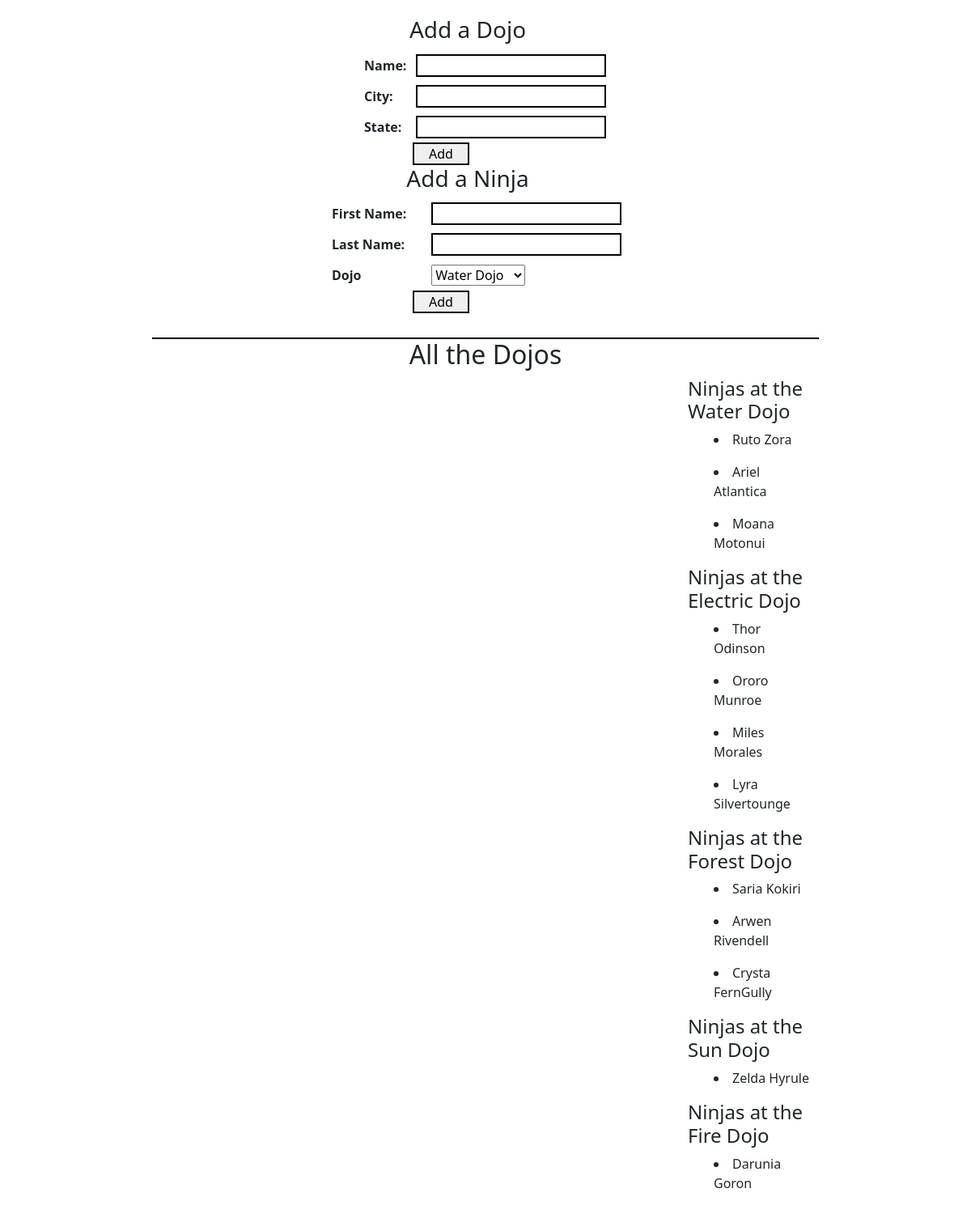
The page / on the database its author committed.
### dojo_ninjas_app/models.py (models this page shows)
class Dojos(models.Model):
    name = models.CharField(max_length=255)
    city = models.CharField(max_length=255)
    state = models.CharField(max_length=2)
    desc = models.TextField(null=True)
    created_at = models.DateTimeField(auto_now_add=True)
    updated_at = models.DateTimeField(auto_now=True)

class Ninjas(models.Model):
    dojo = models.ForeignKey(Dojos, related_name="ninjas", on_delete = models.CASCADE)
    first_name = models.CharField(max_length=255)
    last_name = models.CharField(max_length=255)
    created_at = models.DateTimeField(auto_now_add=True)
    updated_at = models.DateTimeField(auto_now=True)

### dojo_ninjas_app/views.py (the view)
# urls.py: path('', views.index),
def index(request):
    context = {
        "all_dojos": Dojos.objects.all(),
        "all_ninjas": Ninjas.objects.all(),
    }
    return render(request, "index.html", context)

### dojo_ninjas_app/templates/index.html (shortened to what this page needs)
<!DOCTYPE html>
<html lang= "en">
    <head>
        {% load static %}
        <link href="https://cdn.jsdelivr.net/npm/bootstrap@5.0.0-beta1/dist/css/bootstrap.min.css" rel="stylesheet">
        <link rel="stylesheet" href="{% static 'css/style.css' %}">
    </head>
    <div class="container">
        <body>
            <div class="row">
                <div class= "col-sm-4">
                    <form action='/dojos' method='post'>
                        <h3>Add a Dojo</h3>
                        <label class="col-sm-2 col-form-label" for= "name">Name:</label>
                        <input type= 'text' name='name'><br>
                        <label class="col-sm-2 col-form-label" for= "city">City:</label>
                        <input type= 'text' name= 'city'><br>
                        <label class="col-sm-2 col-form-label" for="state">State:</label>
                        <input type= 'text' name= 'state'><br>
                        <input class= "button" type='submit' value='Add'>
                    </form>
                </div>
                <div class= "col-sm-4">
                    <form action='/ninjas' method='post'>
                        <h3>Add a Ninja</h3>
                        <label class="col-sm-3 col-form-label" for="firstname">First Name:</label>
                        <input type= 'text' name='firstname'><br>
                        <label class="col-sm-3 col-form-label" for="lastname">Last Name:</label>
                        <input type='text' name='lastname'><br>
                        <label class="col-sm-3 col-form-label" for="dojo">Dojo</label>
                        <select name="dojo">
                            {% for dojos in all_dojos %}
                            <option value="{{dojos.id}}">{{ dojos.name }}</option>
                            {% endfor %}
                        </select><br>
                        <input class= "button" type='submit' value='Add'>
                    </form>
                </div>
            </div>
            <h2>All the Dojos</h2>
            {% for dojos in all_dojos %}
            <h4>Ninjas at the  {{ dojos.name }}</h4>
            {% for ninjas in all_ninjas %}
                {% if ninjas.dojo.name == dojos.name %}
                <ul>
                    <li>{{ninjas.first_name}} {{ninjas.last_name}}</li>
                </ul>
                {% endif %}
            {% endfor %}
            {% endfor %}
        </body>
    </div>
</html>

### dojo_ninjas_app/static/css/style.css (style rules this page uses)
* { margin: 0; padding: 0; }
.container { max-width: 100%; padding: 20px 200px 20px 200px; }
.row { padding-bottom: 30px; border-bottom: 2px solid black; }
.col-sm-4 { width: 500px; margin-left: 140px; margin-right: 120px; }
.col-sm-4 h3 { text-align: center; }
.col-sm-2 { margin-left: 90px; padding-left: 20px; padding-right: 20px; font-weight: 600; }
.col-sm-3 { margin-left: 70px; font-weight: 600; }
input { border: 2px solid black; }
.button { width: 70px; margin-left: 170px; }
ul { list-style-position: inside; margin-left: 650px ; }
h2 { text-align: center; }
h4 { margin-left: 650px ; }

### rows shown on the page
Dojos: name "Water Dojo"
Ninjas: first_name "Ruto", last_name "Zora"
Ninjas: first_name "Ariel", last_name "Atlantica"
Ninjas: first_name "Moana", last_name "Motonui"
Dojos: name "Electric Dojo"
Ninjas: first_name "Thor", last_name "Odinson"
Ninjas: first_name "Ororo", last_name "Munroe"
Ninjas: first_name "Miles", last_name "Morales"
Ninjas: first_name "Lyra", last_name "Silvertounge"
Dojos: name "Forest Dojo"
Ninjas: first_name "Saria", last_name "Kokiri"
Ninjas: first_name "Arwen", last_name "Rivendell"
Ninjas: first_name "Crysta", last_name "FernGully"
Dojos: name "Sun Dojo"
Ninjas: first_name "Zelda", last_name "Hyrule"
Dojos: name "Fire Dojo"
Ninjas: first_name "Darunia", last_name "Goron"

### other values the page prints
form field dojo "Water Dojo"
